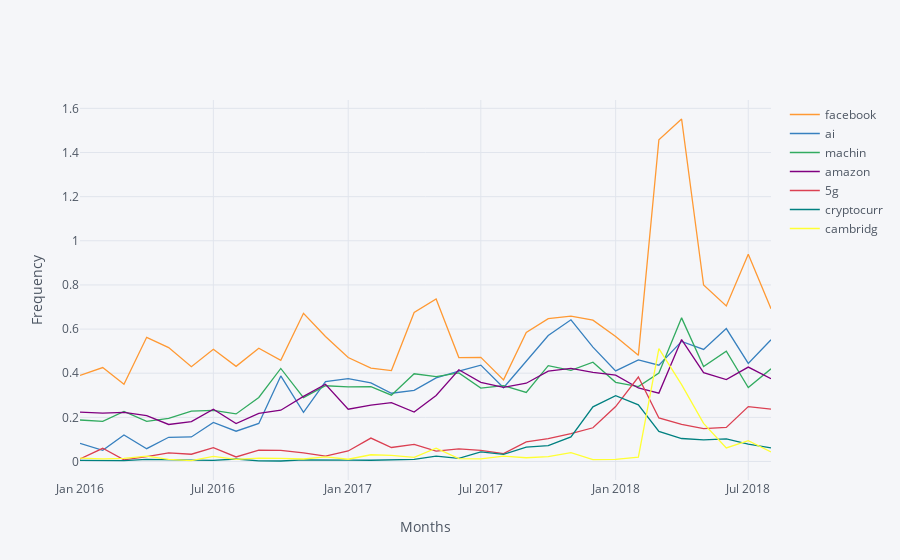

Notebook code cell kept with this figure:
### Code cell
iplot(df_2.iplot(asFigure=True,
                               kind='scatter',xTitle='Months',yTitle='Frequency',title=''))
